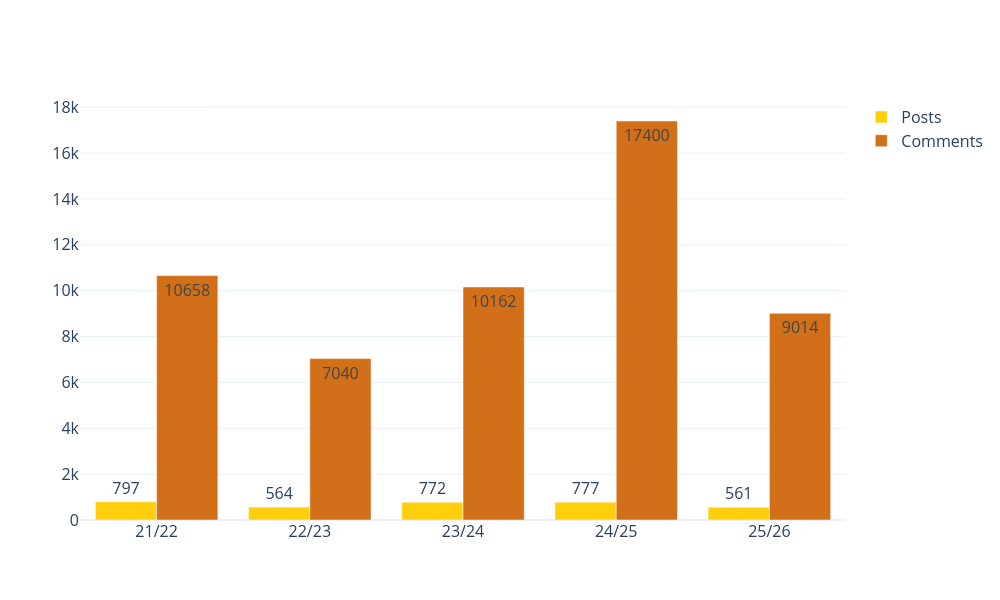

Notebook code cell kept with this figure:
### Code cell
import pandas as pd
import numpy as np
import plotly.graph_objects as go


df["created_utc"] = pd.to_datetime(df["created_utc"], utc=True)


df["content_type"] = df["doc_id"].str[:2].map({
    "t3": "Post",
    "t1": "Comment"
})

conditions = [
    (df["created_utc"] >= pd.Timestamp("2021-08-30", tz="UTC")) & (df["created_utc"] <= pd.Timestamp("2022-05-30", tz="UTC")),
    (df["created_utc"] >= pd.Timestamp("2022-08-30", tz="UTC")) & (df["created_utc"] <= pd.Timestamp("2023-05-30", tz="UTC")),
    (df["created_utc"] >= pd.Timestamp("2023-08-30", tz="UTC")) & (df["created_utc"] <= pd.Timestamp("2024-05-30", tz="UTC")),
    (df["created_utc"] >= pd.Timestamp("2024-08-30", tz="UTC")) & (df["created_utc"] <= pd.Timestamp("2025-05-30", tz="UTC")),
    (df["created_utc"] >= pd.Timestamp("2025-08-30", tz="UTC")) & (df["created_utc"] <= pd.Timestamp("2026-05-30", tz="UTC"))
]


choices = ["21/22", "22/23", "23/24", "24/25", "25/26"]


df["season"] = np.select(conditions, choices, default=None)


df_season = df[df["season"] != "None"]

counts = (
    df_season.groupby(["season", "content_type"])
      .size()
      .unstack(fill_value=0)
      .sort_index()
)

# 4. Plot
fig = go.Figure()

fig.add_bar(
    x=counts.index,
    y=counts["Post"],
    name="Posts",
    text=counts["Post"],
    textposition="auto",    
    marker_color="#ffcf0e"
)

fig.add_bar(
    x=counts.index,
    y=counts["Comment"],
    name="Comments",
    text=counts["Comment"],
    textposition="auto",   
    marker_color="#d2701a"
)

fig.update_layout(
    barmode="group",       
    template="plotly_white",
    font=dict(size=16),
    width=1000,
    height=600
)

fig.show()

### Figure 1 — Plotly figure (JSON) as saved in the notebook; plotly's stock layout.template omitted (floating-point values rounded to 4 significant figures)
{"data": [{"marker": {"color": "#ffcf0e"}, "name": "Posts", "text": [797.0, 564.0, 772.0, 777.0, 561.0], "textposition": "auto", "type": "bar", "x": ["21/22", "22/23", "23/24", "24/25", "25/26"], "y": [797, 564, 772, 777, 561]}, {"marker": {"color": "#d2701a"}, "name": "Comments", "text": [10660.0, 7040.0, 10160.0, 17400.0, 9014.0], "textposition": "auto", "type": "bar", "x": ["21/22", "22/23", "23/24", "24/25", "25/26"], "y": [10658, 7040, 10162, 17400, 9014]}], "layout": {"barmode": "group", "font": {"size": 16}, "height": 600, "width": 1000}}
